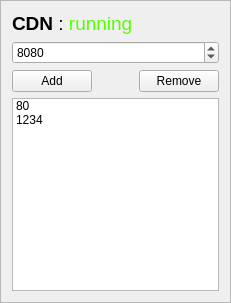
<?xml version="1.0" encoding="UTF-8"?>
<ui version="4.0">
 <class>CDNview</class>
 <widget class="QFrame" name="CDNview">
  <property name="geometry">
   <rect>
    <x>0</x>
    <y>0</y>
    <width>228</width>
    <height>303</height>
   </rect>
  </property>
  <property name="windowTitle">
   <string>Frame</string>
  </property>
  <property name="frameShape">
   <enum>QFrame::StyledPanel</enum>
  </property>
  <property name="frameShadow">
   <enum>QFrame::Raised</enum>
  </property>
  <layout class="QFormLayout" name="formLayout">
   <item row="0" column="0">
    <widget class="QLabel" name="label">
     <property name="text">
      <string>&lt;html&gt;&lt;head/&gt;&lt;body&gt;&lt;p&gt;&lt;span style=&quot; font-size:14pt; font-weight:600;&quot;&gt;CDN &lt;/span&gt;&lt;span style=&quot; font-size:14pt;&quot;&gt;: &lt;/span&gt;&lt;span style=&quot; font-size:14pt; color:#55ff00;&quot;&gt;running&lt;/span&gt;&lt;/p&gt;&lt;/body&gt;&lt;/html&gt;</string>
     </property>
    </widget>
   </item>
   <item row="1" column="0" colspan="2">
    <widget class="QSpinBox" name="newport">
     <property name="maximum">
      <number>65535</number>
     </property>
     <property name="value">
      <number>8080</number>
     </property>
    </widget>
   </item>
   <item row="2" column="0">
    <widget class="QPushButton" name="bt1">
     <property name="text">
      <string>Add</string>
     </property>
    </widget>
   </item>
   <item row="2" column="1">
    <widget class="QPushButton" name="bt2">
     <property name="text">
      <string>Remove</string>
     </property>
    </widget>
   </item>
   <item row="3" column="0" colspan="2">
    <widget class="QListWidget" name="ports1">
     <item>
      <property name="text">
       <string>80</string>
      </property>
     </item>
     <item>
      <property name="text">
       <string>1234</string>
      </property>
     </item>
    </widget>
   </item>
  </layout>
 </widget>
 <resources/>
 <connections/>
</ui>
